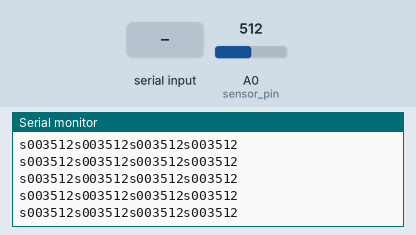
A sketch run on a simulated Arduino Uno, built with avr-gcc and run on an emulated ATmega328P. Parts: the last lines printed to the serial monitor. Inputs (shaded band) come from the test bench; at power-on: A0 (sensor_pin) = 512.

Above: at 3.2 s.
3.3 s: "1" received over Serial
At 4.41 s:
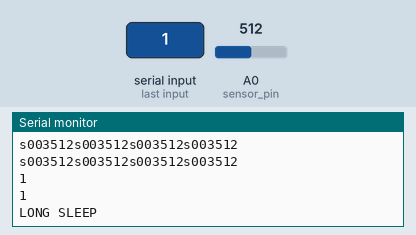
5.9 s: "0" received over Serial
At 7.11 s:
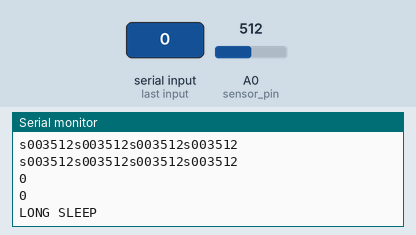

Measured:
- after the input at 3.3 s, the serial monitor: prints a new line after 1.0 s (image 1)
- after the input at 5.9 s, the serial monitor: prints a new line after 1.1 s (image 2)

The sketch:

ArduinoMoistureSensor.ino
```cpp
#include "LowPower.h"
#include <SoftwareSerial.h>
SoftwareSerial BTSerial = SoftwareSerial(10, 11); // RX | TX
int sensor_pin = A0;
int output_value;
char data[20];
int sleepTime;
String typeSleep;
bool sleepOrNot;
String toPrint;
String len;


void setup() {
  Serial.begin(115200);
  delay(2000);
  randomSeed(3);
  }

void sleepSeconds(int sleepTimer){
  int countDown = sleepTimer/8;
  for(int j = 0; j<countDown; j++){
    LowPower.powerDown(SLEEP_8S, ADC_OFF, BOD_OFF);
    }
}

bool compareDataRx(){
  if (strcmp(data, "") != 0){
    Serial.println(data);
    return true;
  }
  return false;
}

void emptyData(){
  for (int x=0;x<20;x++){
    data[x] = '\0';
  }
}

void retrieveDataRx() {
  emptyData();
  if(Serial.available()) {
    Serial.readBytes(data,20);  // retrieve the 20 characters max received
    Serial.println(data);

  }
}

String padWithZero(String toPad, int numToPad){
  while(toPad.length() < numToPad){
    toPad = "0"+toPad;
  }
  return toPad;
}

int numDigits(int number){
  int digits = 0;
  if(number == 0) return 1;
  if(number < 0 ) digits = 1;
  while(number){
    number = number/10;
    digits ++;
  }
  return digits;
}


void loop() {
  //Serial.flush();
      output_value = -1;
      for(int i = 0; i < 25; i++){
        output_value = analogRead(sensor_pin);
        if(output_value != -1 || output_value != 0){
          break;
         }
        delay(50);
      }


      len = padWithZero(String(numDigits(output_value)),3);
      toPrint = String("s") + len + output_value;
      sleepTime = 1800;

      toPrint = toPrint+toPrint+toPrint+toPrint;
      for(int i = 0; i < 200; i ++){
        Serial.println(toPrint);
        delay(100);
        retrieveDataRx();
        sleepOrNot = compareDataRx();
        delay(100);
        if(sleepOrNot){
          sleepTime = 1800;
          break;
        }
      }

      typeSleep = sleepOrNot ? "LONG SLEEP" : "SHORT SLEEP";
      Serial.println(typeSleep);
      delay(100);
      //sleepSeconds(sleepTime);
}
```
